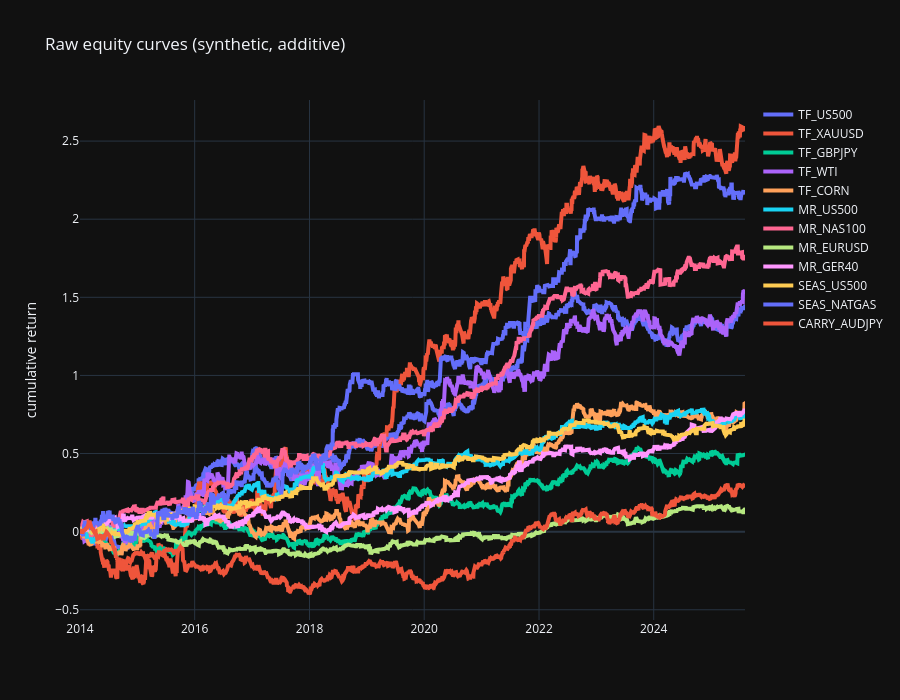

The notebook cell saved with this chart:
### Code cell
plot_lines({c: raw[c].cumsum() for c in raw}, "Raw equity curves (synthetic, additive)", ytitle="cumulative return")

### Figure 1 — Plotly figure (JSON) as saved in the notebook; plotly's stock layout.template omitted (floating-point values rounded to 4 significant figures; data arrays with more than 128 entries replaced by an {"elided": "..."} marker saying what was removed)
{"data": [{"line": {"width": 4}, "name": "TF_US500", "type": "scatter", "x": {"elided": "3024 str values"}, "y": {"elided": "3024 float values"}}, {"line": {"width": 4}, "name": "TF_XAUUSD", "type": "scatter", "x": {"elided": "3024 str values"}, "y": {"elided": "3024 float values"}}, {"line": {"width": 4}, "name": "TF_GBPJPY", "type": "scatter", "x": {"elided": "3024 str values"}, "y": {"elided": "3024 float values"}}, {"line": {"width": 4}, "name": "TF_WTI", "type": "scatter", "x": {"elided": "3024 str values"}, "y": {"elided": "3024 float values"}}, {"line": {"width": 4}, "name": "TF_CORN", "type": "scatter", "x": {"elided": "3024 str values"}, "y": {"elided": "3024 float values"}}, {"line": {"width": 4}, "name": "MR_US500", "type": "scatter", "x": {"elided": "3024 str values"}, "y": {"elided": "3024 float values"}}, {"line": {"width": 4}, "name": "MR_NAS100", "type": "scatter", "x": {"elided": "3024 str values"}, "y": {"elided": "3024 float values"}}, {"line": {"width": 4}, "name": "MR_EURUSD", "type": "scatter", "x": {"elided": "3024 str values"}, "y": {"elided": "3024 float values"}}, {"line": {"width": 4}, "name": "MR_GER40", "type": "scatter", "x": {"elided": "3024 str values"}, "y": {"elided": "3024 float values"}}, {"line": {"width": 4}, "name": "SEAS_US500", "type": "scatter", "x": {"elided": "3024 str values"}, "y": {"elided": "3024 float values"}}, {"line": {"width": 4}, "name": "SEAS_NATGAS", "type": "scatter", "x": {"elided": "3024 str values"}, "y": {"elided": "3024 float values"}}, {"line": {"width": 4}, "name": "CARRY_AUDJPY", "type": "scatter", "x": {"elided": "3024 str values"}, "y": {"elided": "3024 float values"}}], "layout": {"height": 700, "hovermode": "x unified", "title": {"text": "Raw equity curves (synthetic, additive)"}, "xaxis": {"title": {}}, "yaxis": {"title": {"text": "cumulative return"}}}}
